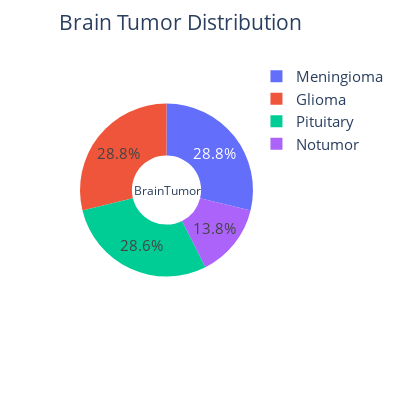

Notebook code for this chart:
### Code cell
fig=px.pie(values = class_count, names=['Meningioma','Glioma','Pituitary','Notumor'],hole=0.4, height=400,width=400)
fig.update_layout(title='Brain Tumor Distribution',font_size=15,title_x=0.45,annotations=[dict(text='BrainTumor',font_size=12, showarrow=False,height=800,width=700)])
fig.update_traces(textfont_size=15,textinfo='percent')
fig.show()

### Figure 1 — Plotly figure (JSON) as saved in the notebook; plotly's stock layout.template omitted (floating-point values rounded to 4 significant figures)
{"data": [{"domain": {"x": [0, 1], "y": [0, 1]}, "hole": 0.4, "hovertemplate": "label=%{label}<br>value=%{value}<extra></extra>", "labels": ["Meningioma", "Glioma", "Pituitary", "Notumor"], "legendgroup": "", "name": "", "showlegend": true, "textfont": {"size": 15}, "textinfo": "percent", "type": "pie", "values": [661, 661, 657, 316]}], "layout": {"annotations": [{"font": {"size": 12}, "height": 800, "showarrow": false, "text": "BrainTumor", "width": 700}], "font": {"size": 15}, "height": 400, "legend": {"tracegroupgap": 0}, "margin": {"t": 60}, "title": {"text": "Brain Tumor Distribution", "x": 0.45}, "width": 400}}
